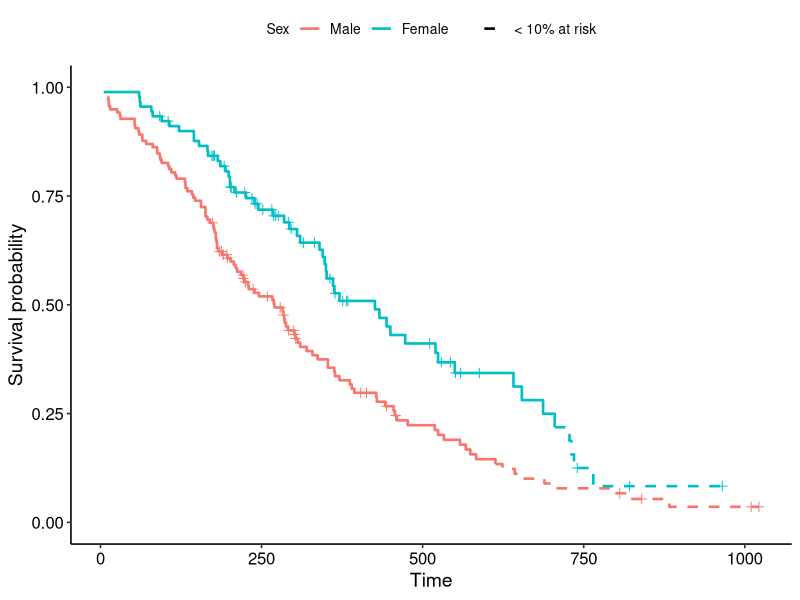
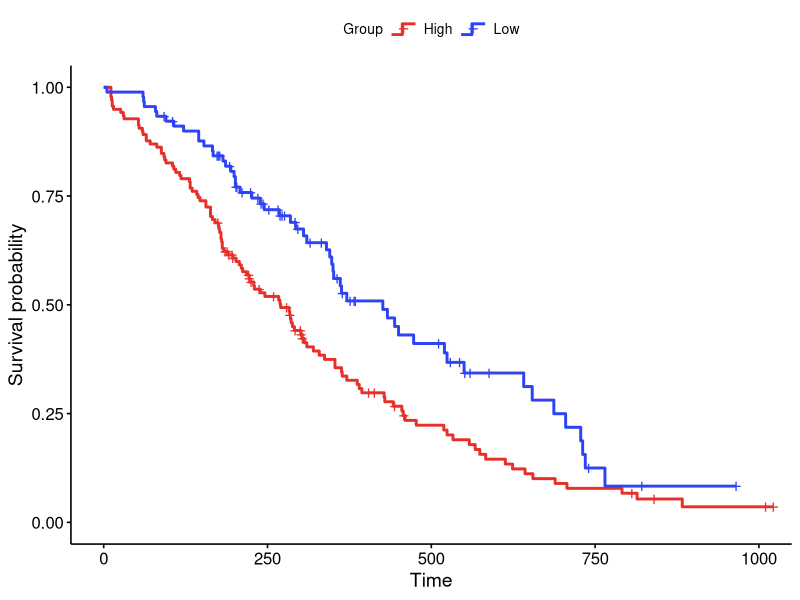
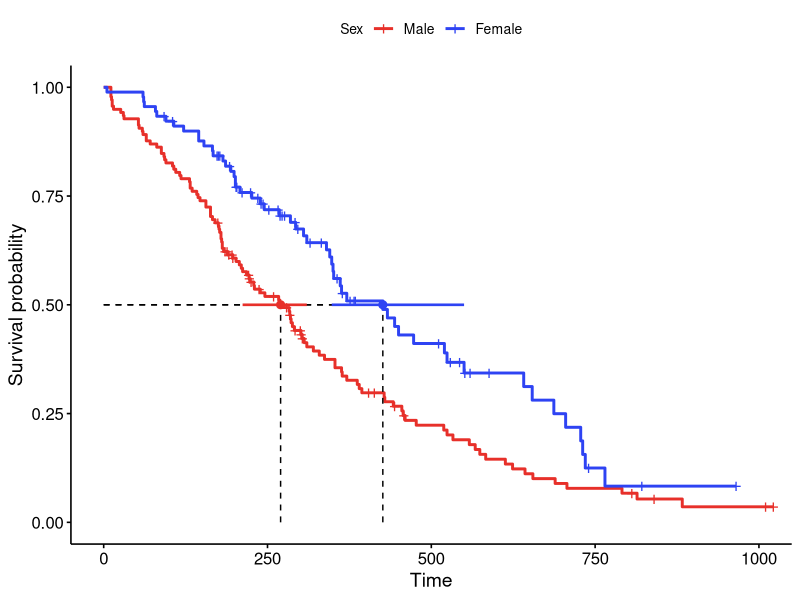
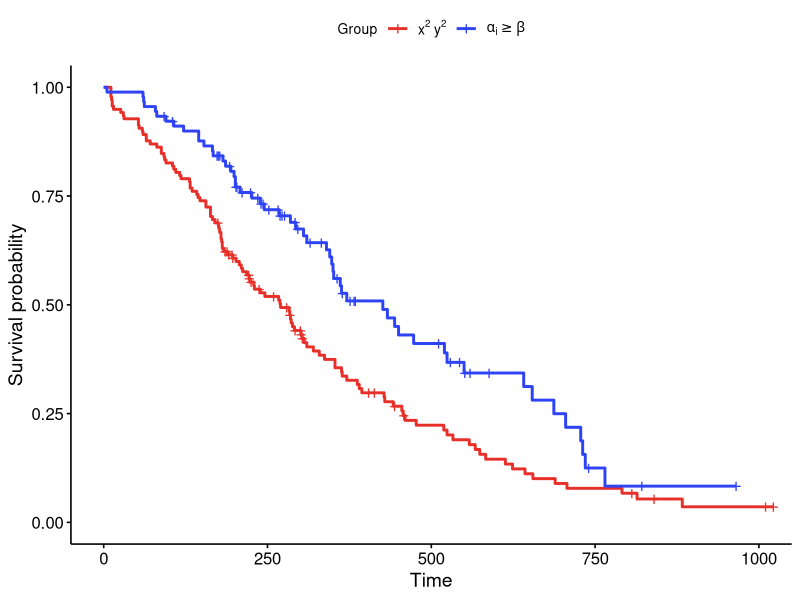
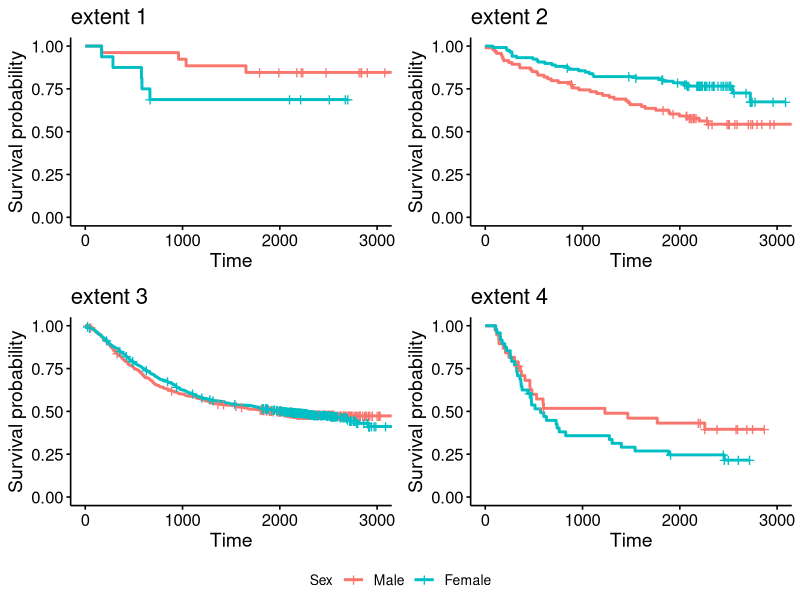
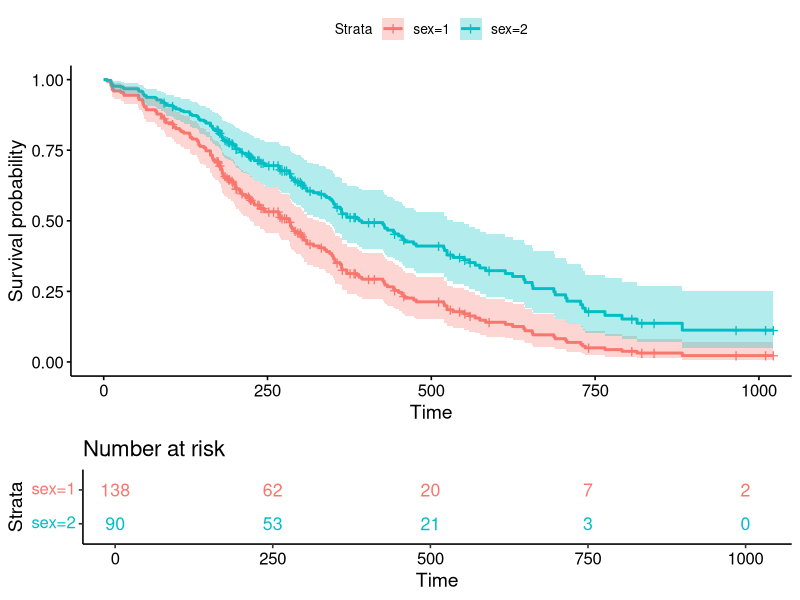
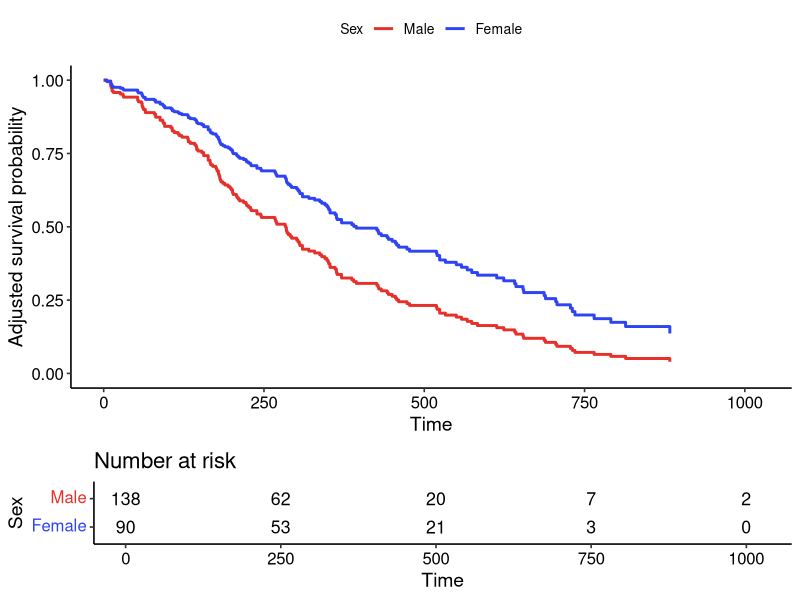
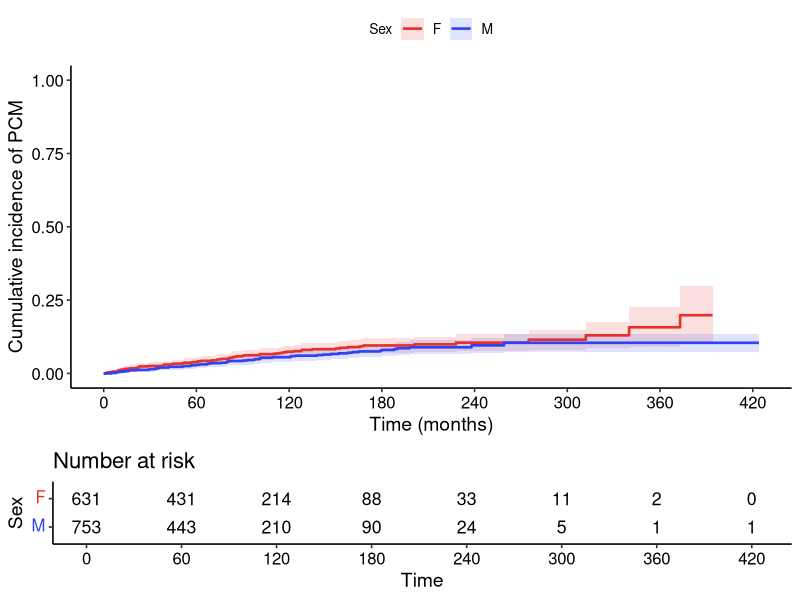

Recreate these plots in R, in order.
## ---- chunk 1
knitr::opts_chunk$set(
  comment = "#>",
  collapse = TRUE,
  message = FALSE,
  warning = FALSE,
  fig.width = 7,
  fig.height = 5
)
## ---- chunk 2
library(survminer)
library(survival)
library(dplyr)
library(ggplot2)
## ---- chunk 3
# KM curves that switch solid -> dashed once the number at risk drops below
# `frac` of each group's initial cohort (default 10%).
ggsurv_dashed_below <- function(fit, data, frac = 0.10, ...) {
  ss <- surv_summary(fit, data = data) %>%
    group_by(strata) %>%
    mutate(onset = { s <- n.risk < frac * max(n.risk)
                     if (any(s)) min(time[s]) else Inf },
           phase = ifelse(time >= onset, "sparse", "dense")) %>%
    ungroup()
  # repeat the first sparse point in the solid phase so the two steps join
  bridge <- ss %>% filter(phase == "sparse") %>%
    group_by(strata) %>% slice_min(time, n = 1) %>% ungroup() %>%
    mutate(phase = "dense")

  ggplot(bind_rows(ss, bridge), aes(time, surv, colour = strata)) +
    geom_step(aes(linetype = phase), linewidth = 0.9) +
    geom_point(data = filter(ss, n.censor > 0), shape = 3, size = 2,
               show.legend = FALSE) +
    scale_linetype_manual(values = c(dense = "solid", sparse = "dashed"),
                          breaks = "sparse",
                          labels = sprintf("< %g%% at risk", 100 * frac),
                          name = NULL) +
    coord_cartesian(ylim = c(0, 1)) +
    labs(x = "Time", y = "Survival probability", ...) +
    theme_survminer()
}
## ---- chunk 4
fit <- survfit(Surv(time, status) ~ sex, data = lung)
ggsurv_dashed_below(fit, lung, frac = 0.10) +
  scale_colour_discrete(name = "Sex", labels = c("Male", "Female"))
## ---- chunk 5
library(grid)

# Draw the legend key of a ggsurvplot's curves as a small step (stair) that
# echoes the Kaplan-Meier shape, instead of the default straight line.
step_legend_key <- function(p) {
  `%||%` <- function(x, y) if (is.null(x)) y else x   # base R has this since 4.4
  draw_key_step <- function(data, params, size) {
    grid::linesGrob(
      x = c(0, 0.45, 0.45, 1), y = c(0.25, 0.25, 0.7, 0.7),
      gp = grid::gpar(col = data$colour %||% "black",
                      lwd = (data$linewidth %||% data$size %||% 0.75) * .pt,
                      lty = data$linetype %||% 1, lineend = "butt"))
  }
  # the survival curves are the first layer; subclass its geom to override ONLY
  # the legend key, so the curve drawing itself is unchanged
  g <- p$plot$layers[[1]]$geom
  p$plot$layers[[1]]$geom <-
    ggplot2::ggproto(paste0(class(g)[1], "Key"), g, draw_key = draw_key_step)
  p
}
## ---- chunk 6
fit2 <- survfit(Surv(time, status) ~ sex, data = lung)
p <- ggsurvplot(fit2, data = lung, palette = c("#E7302A", "#2E43F3"),
                legend.title = "Group", legend.labs = c("High", "Low"))
step_legend_key(p)
## ---- chunk 7
add_median_ci <- function(p, fit, y = 0.5) {
  med  <- surv_median(fit)
  # one colour per group, read from the drawn curve layer (no internal helpers)
  b     <- ggplot2::ggplot_build(p$plot)$data[[1]]
  cols  <- b$colour[match(sort(unique(b$group)), b$group)]
  # drop groups whose median is not reached (surv_median() returns NA there)
  keep  <- !is.na(med$median)
  med   <- med[keep, ]
  cols  <- cols[keep]
  p$plot +
    geom_segment(data = med, aes(x = lower, xend = upper, y = y, yend = y),
                 colour = cols, linewidth = 0.9, inherit.aes = FALSE) +
    geom_point(data = med, aes(x = median, y = y),
               colour = cols, size = 2.4, inherit.aes = FALSE)
}
## ---- chunk 8
fit3 <- survfit(Surv(time, status) ~ sex, data = lung)
p <- ggsurvplot(fit3, data = lung, palette = c("#E7302A", "#2E43F3"),
                surv.median.line = "hv",
                legend.labs = c("Male", "Female"), legend.title = "Sex")
p$plot <- add_median_ci(p, fit3)
p
## ---- chunk 9
pal <- c("#E7302A", "#2E43F3")
p <- ggsurvplot(fit3, data = lung, palette = pal, legend.title = "Group")
p$plot <- p$plot +
  scale_colour_manual(values = pal,
                      labels = c(expression(x^2 ~ y^2), expression(alpha[i] >= beta)),
                      name = "Group")
p
## ---- chunk 10
colon2  <- colon[!is.na(colon$sex), ]
subsets <- split(colon2, colon2$extent)
subsets <- subsets[sapply(subsets, nrow) > 30]
subsets <- subsets[seq_len(min(4, length(subsets)))]

plots <- lapply(names(subsets), function(nm) {
  d   <- subsets[[nm]]
  fit <- survfit(Surv(time, status) ~ sex, data = d)
  ggsurvplot(fit, data = d, legend.title = "Sex",
             legend.labs = c("Male", "Female"), title = paste("extent", nm))$plot
})

ggpubr::ggarrange(plotlist = plots, ncol = 2, nrow = 2,
                  common.legend = TRUE, legend = "bottom")
## ---- chunk 11
km.fit  <- survfit(Surv(time, status) ~ sex, data = lung)
res.cox <- coxph(Surv(time, status) ~ age + sex + ph.ecog, data = lung)
sex_df  <- with(lung, data.frame(sex = c(1, 2),
                                 age = mean(age, na.rm = TRUE), ph.ecog = c(1, 1)))
fit <- survfit(res.cox, newdata = sex_df)

# note: a survfit() from a coxph fit carries no data, so pass `data =` explicitly
cox.surv <- ggsurvplot(fit, data = sex_df, conf.int = TRUE,
                       legend.labs = c("sex=1", "sex=2"))
cox.surv$table <- ggrisktable(km.fit, data = lung, color = "strata",
                              legend.labs = c("sex=1", "sex=2"),
                              xlim = c(0, max(fit$time)))
print(cox.surv, risk.table.height = 0.28)
## ---- chunk 12
lung2 <- transform(lung, sex = factor(sex, labels = c("Male", "Female")))
pal   <- c("#E7302A", "#2E43F3")
xmax  <- max(lung2$time, na.rm = TRUE)

# a KM ggsurvplot -> aligned curve + number-at-risk table by group
km.surv <- ggsurvplot(survfit(Surv(time, status) ~ sex, data = lung2), data = lung2,
                      risk.table = TRUE, palette = pal,
                      legend.labs = c("Male", "Female"), legend.title = "Sex",
                      break.time.by = 250, xlim = c(0, xmax))

# Cox-adjusted curves (a plain ggplot); match palette / xlim / breaks
res.cox <- coxph(Surv(time, status) ~ sex + age + ph.ecog, data = lung2)
adj <- ggadjustedcurves(res.cox, variable = "sex", data = lung2, palette = pal) +
  coord_cartesian(xlim = c(0, xmax)) +
  scale_x_continuous(breaks = seq(0, xmax, 250)) +
  labs(x = "Time", y = "Adjusted survival probability") +
  guides(colour = guide_legend("Sex"), fill = guide_legend("Sex")) +
  theme_survminer()

# swap the KM curve for the adjusted curve; keep the aligned KM risk table
km.surv$plot <- adj
print(km.surv, risk.table.height = 0.26)
## ---- chunk 13
library(cmprsk)

# competing-risks data: event 1 = PCM (of interest), 2 = death (competing)
mg <- transform(mgus2,
                etime = ifelse(pstat == 1, ptime, futime),
                event = ifelse(pstat == 1, 1, 2 * death))
pal <- c("#E7302A", "#2E43F3"); xmax <- max(mg$etime); eoi <- "1"

ci <- cuminc(mg$etime, mg$event, group = mg$sex)

# cumulative incidence of the event of interest, per group, with 95% CI bands
comps <- names(ci)[grepl(paste0(" ", eoi, "$"), names(ci))]
cif <- do.call(rbind, lapply(comps, function(nm) {
  d <- as.data.frame(ci[[nm]][c("time", "est", "var")])
  d$group <- sub(paste0(" ", eoi, "$"), "", nm); d
}))
cif$lower <- pmax(0, cif$est - 1.96 * sqrt(cif$var))
cif$upper <- pmin(1, cif$est + 1.96 * sqrt(cif$var))

p_cif <- ggplot(cif, aes(time, est, colour = group, fill = group)) +
  geom_ribbon(aes(ymin = lower, ymax = upper), alpha = 0.15, colour = NA) +
  geom_step(linewidth = 0.9) +
  scale_colour_manual(values = pal) + scale_fill_manual(values = pal) +
  scale_x_continuous(breaks = seq(0, xmax, 60)) +
  coord_cartesian(xlim = c(0, xmax), ylim = c(0, 1)) +
  labs(x = "Time (months)", y = "Cumulative incidence of PCM") +
  guides(colour = guide_legend("Sex"), fill = guide_legend("Sex")) +
  theme_survminer()

# number-at-risk table: survfit on "any event" gives the event-free at-risk count
km.surv <- ggsurvplot(survfit(Surv(etime, event > 0) ~ sex, data = mg), data = mg,
                      risk.table = TRUE, palette = pal, legend.labs = c("F", "M"),
                      legend.title = "Sex", break.time.by = 60, xlim = c(0, xmax))
km.surv$plot <- p_cif                       # keep the aligned number-at-risk table
print(km.surv, risk.table.height = 0.26)
